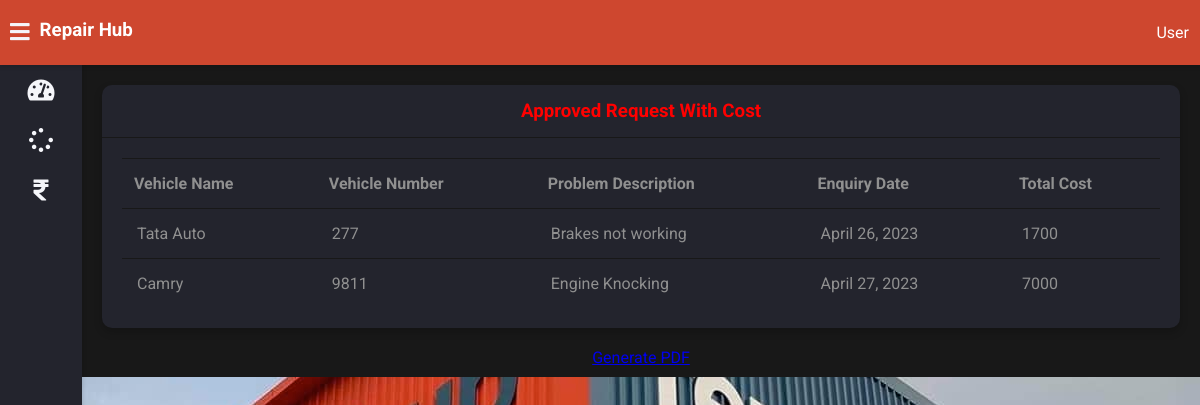
Screenshot of /customer-invoice (signed in) with the database file from the repository.
### vehicle/models.py (models this page shows, shortened)
class Request(models.Model):
    cat=(('two wheeler with gear','two wheeler with gear'),('two wheeler without gear','two wheeler without gear'),('three wheeler','three wheeler'),('four wheeler','four wheeler'))
    category=models.CharField(max_length=50,choices=cat)
    vehicle_no=models.PositiveIntegerField(null=False)
    vehicle_name = models.CharField(max_length=40,null=False)
    vehicle_model = models.CharField(max_length=40,null=False)
    vehicle_brand = models.CharField(max_length=40,null=False)
    problem_description = models.CharField(max_length=500,null=False)
    date=models.DateField(auto_now=True)
    cost=models.PositiveIntegerField(null=True)
    customer=models.ForeignKey('Customer', on_delete=models.CASCADE,null=True)
    mechanic=models.ForeignKey('Mechanic',on_delete=models.CASCADE,null=True)
    stat=(('Pending','Pending'),('Approved','Approved'),('Repairing','Repairing'),('Repairing Done','Repairing Done'),('Released','Released'))
    status=models.CharField(max_length=50,choices=stat,default='Pending',null=True)

### vehicle/views.py (the view)
# urls.py: path('customer-invoice', views.customer_invoice_view,name='customer-invoice'),
@login_required(login_url='customerlogin')
@user_passes_test(is_customer)
def customer_invoice_view(request):
    customer=models.Customer.objects.get(user_id=request.user.id)
    enquiries=models.Request.objects.all().filter(customer_id=customer.id).exclude(status='Pending')
    return render(request,'vehicle/customer_invoice.html',{'customer':customer,'enquiries':enquiries})

### vehicle/views.py (called while the page is built)
def is_customer(user):
    return user.groups.filter(name='CUSTOMER').exists()

### templates/vehicle/customer_invoice.html
{% extends 'vehicle/customerbase.html' %} {% block content %}
<div class="wrapper">
  <div class="row">
    <div class="col-12 col-m-12 col-sm-12">
      <div class="card">
        <div class="card-header">
          <h3 style="color: red; text-align: center">
            Approved Request With Cost
          </h3>
        </div>
        <div class="card-content">
          <table>
            <thead>
              <tr>
                <th>Vehicle Name</th>
                <th>Vehicle Number</th>
                <th>Problem Description</th>
                <th>Enquiry Date</th>
                <th>Total Cost</th>
              </tr>
            </thead>
            <tbody>
              {% for enq in enquiries %}
              <tr>
                <td>{{enq.vehicle_name}}</td>
                <td>{{enq.vehicle_no}}</td>
                <td>{{enq.problem_description}}</td>
                <td>{{enq.date}}</td>
                <td>{{enq.cost}}</td>
              </tr>
              {% endfor %}
            </tbody>
          </table>
        </div>
      </div>
    </div>
  </div>
  <a style="display: flex; justify-content: center" href="{% url 'genPdf1' %}"
    >Generate PDF</a
  >
</div>
{% endblock content %}

### static/style.css (style rules this page uses)
:root { --primary-color: #4834d4; --success-color: #6ab04c; --warning-color: #f0932b; --danger-color: #eb4d4b; --light-color: #212529; --light-second-color: #727475; --light-background: #ffffff; --light-second-background: #f1f1f1; --dark-color: #909090; --dark-second-color: #f5f6fa; --dark-background: #23242d; --dark-second-background: #181818; }
.dark { --main-bg-color: var(--dark-background); --second-bg-color: var(--dark-second-background); --main-color: var(--dark-color); --second-color: var(--dark-second-color); }
* { box-sizing: border-box; }
body { font-family: "Roboto", sans-serif; background: var(--main-bg-color); color: var(--main-color); margin: 0; }
.wrapper { padding: 10px; margin-left: 82px; padding-top: 75px; background: var(--second-bg-color); transition: margin-left 0.5s; }
.row { display: flex; flex-wrap: wrap; flex-direction: row; }
.row:after, .row:before { box-sizing: border-box; }
[class*="col-"] { padding: 10px; }
@media only screen and (min-width: 600px) { .col-sm-12 { width: 100%; } }
@media only screen and (min-width: 768px) { .col-m-12 { width: 100%; } }
@media only screen and (min-width: 992px) { .col-12 { width: 100%; } }
.card { background: var(--main-bg-color); color: var(--main-color); border-radius: 10px; margin-bottom: 10px; box-shadow: 0 4px 8px 0 rgba(0, 0, 0, 0.2); }
.card-header { padding: 15px 30px; border-bottom: 1px solid var(--second-bg-color); position: relative; }
.card-header h3 { margin: 0; }
.card-content { padding: 20px; overflow-x: auto; }
table { border-collapse: collapse; width: 100%; }
table td { border-top: 1px solid var(--second-bg-color); padding: 15px; }
table th { border-top: 1px solid var(--second-bg-color); border-bottom: 1px solid var(--second-bg-color); padding: 15px 12px; text-align: left; }

### rows the page displays
Request: vehicle_name "Tata Auto", vehicle_no "277", problem_description "Brakes not working", date "April 26, 2023", cost "1700"
Request: vehicle_name "Camry", vehicle_no "9811", problem_description "Engine Knocking", date "April 27, 2023", cost "7000"
